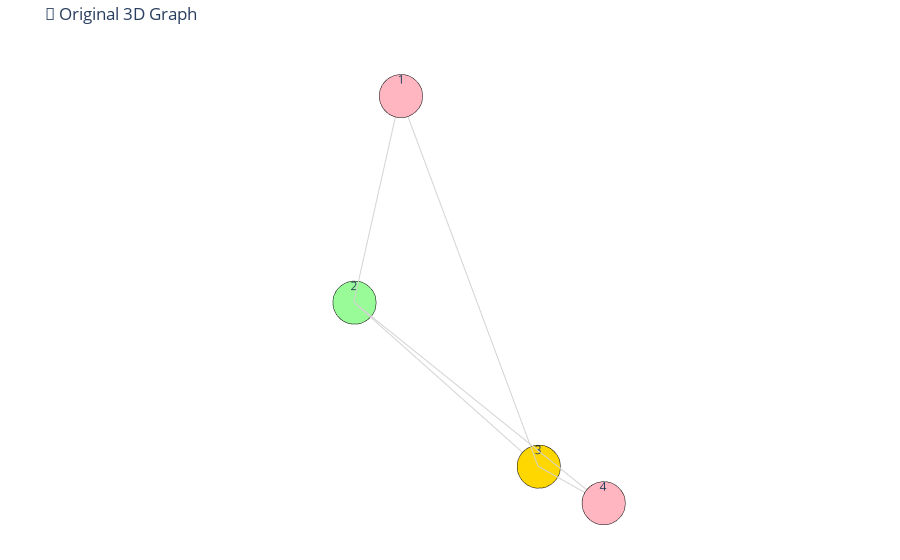
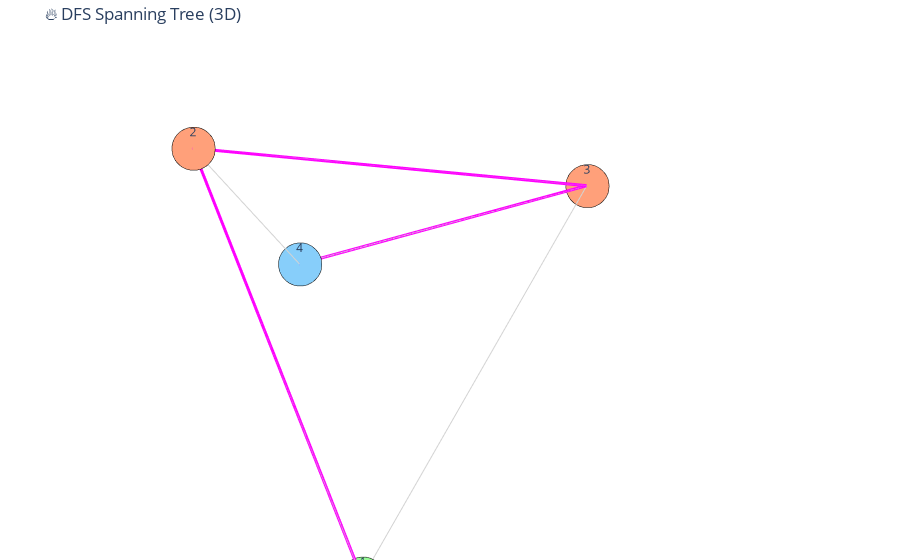
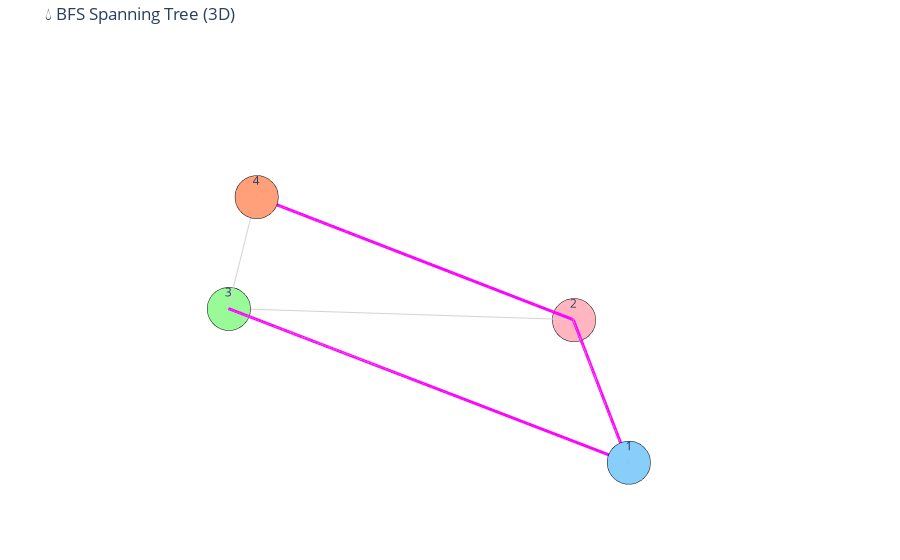
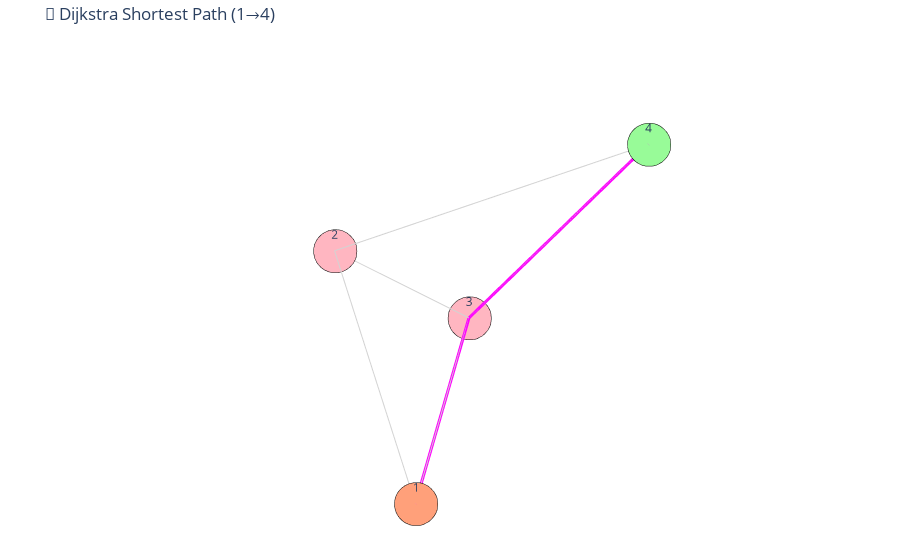

Source (notebook cell) for these figures, in order:
### Markdown cell above
# Tree 3D

### Code cell
import plotly.graph_objects as go
import networkx as nx
import heapq
import random
from collections import deque
import sys

# ---------- ฟังก์ชันสุ่มพิกัด 3D ----------
def random_3d_positions(G):
    pos = {}
    for node in G.nodes():
        pos[node] = (
            random.uniform(-1, 1),
            random.uniform(-1, 1),
            random.uniform(-1, 1)
        )
    return pos

# ---------- วาดกราฟแบบ 3D ----------
def draw_3d_graph(edges, highlight_edges=None, title="3D Graph"):
    G = nx.Graph()
    G.add_weighted_edges_from(edges)
    pos = random_3d_positions(G)
    
    # เส้นของทุก edge
    edge_x, edge_y, edge_z = [], [], []
    for u, v, w in edges:
        edge_x += [pos[u][0], pos[v][0], None]
        edge_y += [pos[u][1], pos[v][1], None]
        edge_z += [pos[u][2], pos[v][2], None]

    edge_trace = go.Scatter3d(
        x=edge_x, y=edge_y, z=edge_z,
        line=dict(width=2, color='lightgray'),
        hoverinfo='none', mode='lines'
    )

    # เส้นที่ต้องการไฮไลต์ (เช่น MST หรือ shortest path)
    if highlight_edges:
        hx, hy, hz = [], [], []
        for u, v in highlight_edges:
            hx += [pos[u][0], pos[v][0], None]
            hy += [pos[u][1], pos[v][1], None]
            hz += [pos[u][2], pos[v][2], None]
        highlight_trace = go.Scatter3d(
            x=hx, y=hy, z=hz,
            line=dict(width=6, color='magenta'),
            hoverinfo='none', mode='lines'
        )
    else:
        highlight_trace = None

    # จุดของโหนด
    node_x, node_y, node_z, node_text = [], [], [], []
    for node in G.nodes():
        node_x.append(pos[node][0])
        node_y.append(pos[node][1])
        node_z.append(pos[node][2])
        node_text.append(str(node))

    node_trace = go.Scatter3d(
        x=node_x, y=node_y, z=node_z,
        mode='markers+text',
        text=node_text,
        textposition="top center",
        marker=dict(
            size=15,
            color=[random.choice(["#FFB6C1", "#87CEFA", "#98FB98", "#FFD700", "#FFA07A"]) for _ in G.nodes()],
            line=dict(width=2, color='black')
        )
    )

    data = [edge_trace, node_trace]
    if highlight_trace:
        data.insert(1, highlight_trace)

    fig = go.Figure(data=data)
    fig.update_layout(
        title=title,
        showlegend=False,
        scene=dict(
            xaxis=dict(showbackground=False, visible=False),
            yaxis=dict(showbackground=False, visible=False),
            zaxis=dict(showbackground=False, visible=False)
        ),
        margin=dict(l=0, r=0, t=40, b=0)
    )
    fig.show()


# ---------- DFS ----------
def spanning_tree_dfs(N, adj, src):
    visited = [False] * (N + 1)
    parent = [-1] * (N + 1)
    tree_edges = []
    sys.setrecursionlimit(10000)

    def dfs(u):
        visited[u] = True
        for v, _ in adj[u]:
            if not visited[v]:
                parent[v] = u
                tree_edges.append((u, v))
                dfs(v)

    dfs(src)
    return parent, tree_edges


# ---------- BFS ----------
def spanning_tree_bfs(N, adj, src):
    visited = [False] * (N + 1)
    parent = [-1] * (N + 1)
    tree_edges = []
    q = deque([src])
    visited[src] = True
    while q:
        u = q.popleft()
        for v, _ in adj[u]:
            if not visited[v]:
                visited[v] = True
                parent[v] = u
                tree_edges.append((u, v))
                q.append(v)
    return parent, tree_edges


# ---------- Dijkstra ----------
def dijkstra(N, adj, start, end):
    dist = [float('inf')] * (N + 1)
    prev = [None] * (N + 1)
    dist[start] = 0
    pq = [(0, start)]

    while pq:
        d, u = heapq.heappop(pq)
        if d > dist[u]:
            continue
        for v, w in adj[u]:
            if dist[v] > dist[u] + w:
                dist[v] = dist[u] + w
                prev[v] = u
                heapq.heappush(pq, (dist[v], v))

    path = []
    v = end
    while v is not None:
        path.append(v)
        v = prev[v]
    path = path[::-1]
    path_edges = [(path[i], path[i+1]) for i in range(len(path)-1)]
    return dist[end], path, path_edges


# ---------- MST ----------
def mst_prim(N, edges):
    G = nx.Graph()
    G.add_weighted_edges_from(edges)
    mst = nx.minimum_spanning_tree(G, algorithm='prim')
    return list(mst.edges())

def mst_kruskal(N, edges):
    G = nx.Graph()
    G.add_weighted_edges_from(edges)
    mst = nx.minimum_spanning_tree(G, algorithm='kruskal')
    return list(mst.edges())


# ---------- MAIN ----------
N = 4
edges = [
    (1, 2, 3),
    (1, 3, 2),
    (2, 3, 1),
    (2, 4, 4),
    (3, 4, 5)
]
adj = [[] for _ in range(N + 1)]
for u, v, w in edges:
    adj[u].append((v, w))
    adj[v].append((u, w))

s = 1  # จุดเริ่มต้น

# 1️⃣ กราฟพื้นฐาน
draw_3d_graph(edges, title="🌈 Original 3D Graph")

# 2️⃣ DFS Spanning Tree
parent, tree_edges = spanning_tree_dfs(N, adj, s)
print("DFS Spanning Tree edges:", tree_edges)
draw_3d_graph(edges, highlight_edges=tree_edges, title="🔥 DFS Spanning Tree (3D)")

# 3️⃣ BFS Spanning Tree
parent, tree_edges = spanning_tree_bfs(N, adj, s)
print("BFS Spanning Tree edges:", tree_edges)
draw_3d_graph(edges, highlight_edges=tree_edges, title="💧 BFS Spanning Tree (3D)")

# 4️⃣ Dijkstra
dist, path, path_edges = dijkstra(N, adj, 1, 4)
print(f"Shortest path 1→4: {path}, distance = {dist}")
draw_3d_graph(edges, highlight_edges=path_edges, title="💫 Dijkstra Shortest Path (1→4)")

# 5️⃣ Prim’s MST
prim_edges = mst_prim(N, edges)
print("Prim’s MST:", prim_edges)
draw_3d_graph(edges, highlight_edges=prim_edges, title="🌿 Prim’s Minimum Spanning Tree")

# 6️⃣ Kruskal’s MST
kruskal_edges = mst_kruskal(N, edges)
print("Kruskal’s MST:", kruskal_edges)
draw_3d_graph(edges, highlight_edges=kruskal_edges, title="🌸 Kruskal’s Minimum Spanning Tree")

### Figure 1 — Plotly figure (JSON) as saved in the notebook; plotly's stock layout.template omitted (floating-point values rounded to 4 significant figures)
{"data": [{"hoverinfo": "none", "line": {"color": "lightgray", "width": 2}, "mode": "lines", "type": "scatter3d", "x": [-0.1464, -0.4035, null, -0.1464, -0.5811, null, -0.4035, -0.5811, null, -0.4035, -0.6368, null, -0.5811, -0.6368, null], "y": [0.3601, -0.3358, null, 0.3601, 0.6462, null, -0.3358, 0.6462, null, -0.3358, 0.9407, null, 0.6462, 0.9407, null], "z": [0.8251, -0.3301, null, 0.8251, -0.7877, null, -0.3301, -0.7877, null, -0.3301, -0.811, null, -0.7877, -0.811, null]}, {"marker": {"color": ["#FFB6C1", "#98FB98", "#FFD700", "#FFB6C1"], "line": {"color": "black", "width": 2}, "size": 15}, "mode": "markers+text", "text": ["1", "2", "3", "4"], "textposition": "top center", "type": "scatter3d", "x": [-0.1464, -0.4035, -0.5811, -0.6368], "y": [0.3601, -0.3358, 0.6462, 0.9407], "z": [0.8251, -0.3301, -0.7877, -0.811]}], "layout": {"margin": {"b": 0, "l": 0, "r": 0, "t": 40}, "scene": {"xaxis": {"showbackground": false, "visible": false}, "yaxis": {"showbackground": false, "visible": false}, "zaxis": {"showbackground": false, "visible": false}}, "showlegend": false, "title": {"text": "🌈 Original 3D Graph"}}}

### Figure 2 — Plotly figure (JSON) as saved in the notebook; plotly's stock layout.template omitted (floating-point values rounded to 4 significant figures)
{"data": [{"hoverinfo": "none", "line": {"color": "lightgray", "width": 2}, "mode": "lines", "type": "scatter3d", "x": [0.7553, 0.7677, null, 0.7553, -0.8716, null, 0.7677, -0.8716, null, 0.7677, 0.4865, null, -0.8716, 0.4865, null], "y": [-0.1049, -0.7068, null, -0.1049, -0.313, null, -0.7068, -0.313, null, -0.7068, -0.6768, null, -0.313, -0.6768, null], "z": [-0.7458, 0.918, null, -0.7458, 0.3833, null, 0.918, 0.3833, null, 0.918, 0.3875, null, 0.3833, 0.3875, null]}, {"hoverinfo": "none", "line": {"color": "magenta", "width": 6}, "mode": "lines", "type": "scatter3d", "x": [0.7553, 0.7677, null, 0.7677, -0.8716, null, -0.8716, 0.4865, null], "y": [-0.1049, -0.7068, null, -0.7068, -0.313, null, -0.313, -0.6768, null], "z": [-0.7458, 0.918, null, 0.918, 0.3833, null, 0.3833, 0.3875, null]}, {"marker": {"color": ["#98FB98", "#FFA07A", "#FFA07A", "#87CEFA"], "line": {"color": "black", "width": 2}, "size": 15}, "mode": "markers+text", "text": ["1", "2", "3", "4"], "textposition": "top center", "type": "scatter3d", "x": [0.7553, 0.7677, -0.8716, 0.4865], "y": [-0.1049, -0.7068, -0.313, -0.6768], "z": [-0.7458, 0.918, 0.3833, 0.3875]}], "layout": {"margin": {"b": 0, "l": 0, "r": 0, "t": 40}, "scene": {"xaxis": {"showbackground": false, "visible": false}, "yaxis": {"showbackground": false, "visible": false}, "zaxis": {"showbackground": false, "visible": false}}, "showlegend": false, "title": {"text": "🔥 DFS Spanning Tree (3D)"}}}

### Figure 3 — Plotly figure (JSON) as saved in the notebook; plotly's stock layout.template omitted (floating-point values rounded to 4 significant figures)
{"data": [{"hoverinfo": "none", "line": {"color": "lightgray", "width": 2}, "mode": "lines", "type": "scatter3d", "x": [-0.09584, -0.5869, null, -0.09584, 0.5767, null, -0.5869, 0.5767, null, -0.5869, 0.4067, null, 0.5767, 0.4067, null], "y": [0.9962, 0.3748, null, 0.9962, -0.7382, null, 0.3748, -0.7382, null, 0.3748, -0.5917, null, -0.7382, -0.5917, null], "z": [-0.8424, -0.757, null, -0.8424, -0.6653, null, -0.757, -0.6653, null, -0.757, -0.1071, null, -0.6653, -0.1071, null]}, {"hoverinfo": "none", "line": {"color": "magenta", "width": 6}, "mode": "lines", "type": "scatter3d", "x": [-0.09584, -0.5869, null, -0.09584, 0.5767, null, -0.5869, 0.4067, null], "y": [0.9962, 0.3748, null, 0.9962, -0.7382, null, 0.3748, -0.5917, null], "z": [-0.8424, -0.757, null, -0.8424, -0.6653, null, -0.757, -0.1071, null]}, {"marker": {"color": ["#87CEFA", "#FFB6C1", "#98FB98", "#FFA07A"], "line": {"color": "black", "width": 2}, "size": 15}, "mode": "markers+text", "text": ["1", "2", "3", "4"], "textposition": "top center", "type": "scatter3d", "x": [-0.09584, -0.5869, 0.5767, 0.4067], "y": [0.9962, 0.3748, -0.7382, -0.5917], "z": [-0.8424, -0.757, -0.6653, -0.1071]}], "layout": {"margin": {"b": 0, "l": 0, "r": 0, "t": 40}, "scene": {"xaxis": {"showbackground": false, "visible": false}, "yaxis": {"showbackground": false, "visible": false}, "zaxis": {"showbackground": false, "visible": false}}, "showlegend": false, "title": {"text": "💧 BFS Spanning Tree (3D)"}}}

### Figure 4 — Plotly figure (JSON) as saved in the notebook; plotly's stock layout.template omitted (floating-point values rounded to 4 significant figures)
{"data": [{"hoverinfo": "none", "line": {"color": "lightgray", "width": 2}, "mode": "lines", "type": "scatter3d", "x": [0.1194, -0.2201, null, 0.1194, -0.8863, null, -0.2201, -0.8863, null, -0.2201, -0.9404, null, -0.8863, -0.9404, null], "y": [0.9334, 0.1539, null, 0.9334, 0.1942, null, 0.1539, 0.1942, null, 0.1539, 0.9003, null, 0.1942, 0.9003, null], "z": [0.03812, 0.407, null, 0.03812, -0.2234, null, 0.407, -0.2234, null, 0.407, 0.8083, null, -0.2234, 0.8083, null]}, {"hoverinfo": "none", "line": {"color": "magenta", "width": 6}, "mode": "lines", "type": "scatter3d", "x": [0.1194, -0.8863, null, -0.8863, -0.9404, null], "y": [0.9334, 0.1942, null, 0.1942, 0.9003, null], "z": [0.03812, -0.2234, null, -0.2234, 0.8083, null]}, {"marker": {"color": ["#FFA07A", "#FFB6C1", "#FFB6C1", "#98FB98"], "line": {"color": "black", "width": 2}, "size": 15}, "mode": "markers+text", "text": ["1", "2", "3", "4"], "textposition": "top center", "type": "scatter3d", "x": [0.1194, -0.2201, -0.8863, -0.9404], "y": [0.9334, 0.1539, 0.1942, 0.9003], "z": [0.03812, 0.407, -0.2234, 0.8083]}], "layout": {"margin": {"b": 0, "l": 0, "r": 0, "t": 40}, "scene": {"xaxis": {"showbackground": false, "visible": false}, "yaxis": {"showbackground": false, "visible": false}, "zaxis": {"showbackground": false, "visible": false}}, "showlegend": false, "title": {"text": "💫 Dijkstra Shortest Path (1→4)"}}}
